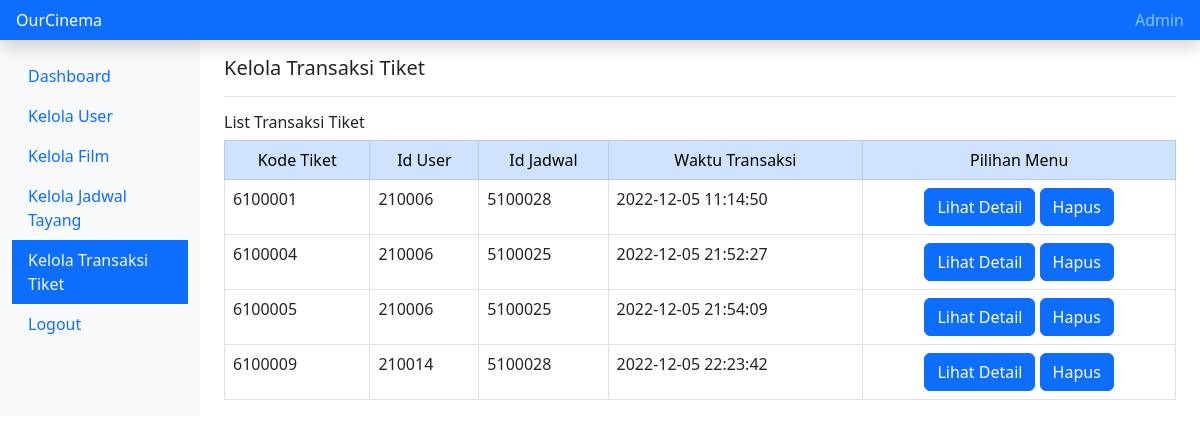
Page /kelola_transaksi_tiket.php (signed in) on the committed database.
### tables this page shows
CREATE TABLE `transaksi_tiket` (
  `kode_tiket` int(11) NOT NULL,
  `id_user` int(11) NOT NULL,
  `id_jadwal` int(11) NOT NULL,
  `waktu_transaksi` datetime NOT NULL DEFAULT current_timestamp()
);

### kelola_transaksi_tiket.php (the view, shortened to what this page needs)
<?php
require "konek.php";
$query="SELECT * FROM transaksi_tiket";
$execute = mysqli_query($mysqli, $query);
?>
<html lang="en">
  <head>
    <link href="https://cdn.jsdelivr.net/npm/bootstrap@5.2.2/dist/css/bootstrap.min.css" rel="stylesheet">
</head>
  <body>
    <header class="navbar navbar-dark sticky-top bg-primary flex-md-nowrap p-0 shadow">
        <a class="navbar-brand col-md-3 col-lg-2 me-0 px-3 fs-6" href="#">OurCinema</a>
        <div class="navbar-nav">
          <div class="nav-item text-nowrap">
            <a class="nav-link px-3" href="#">Admin</a>
          </div>
        </div>
      </header>
      <div class="container-fluid">
        <div class="row">
          <nav id="sidebarMenu" class="col-md-3 col-lg-2 d-md-block bg-light sidebar collapse">
            <div class="position-sticky pt-3 sidebar-sticky">
              <ul class="nav flex-column">
                <li class="nav-item">
                  <a class="nav-link active" aria-current="page" href="home_admin.php">
                    Dashboard
                  </a>
                </li>
                <li class="nav-item">
                  <a class="nav-link" href="kelola_user.php">
                    Kelola User
                  </a>
                </li>
                <li class="nav-item">
                  <a class="nav-link" href="kelola_film.php">
                    Kelola Film
                  </a>
                </li>
                <li class="nav-item">
                  <a class="nav-link" href="kelola_jadwal.php">
                    Kelola Jadwal Tayang
                  </a>
                </li>
                <li class="nav-item">
                  <a class="nav-link bg-primary text-light" href="kelola_transaksi_tiket.php">
                    Kelola Transaksi Tiket
                  </a>
                </li>
                <li class="nav-item">
                  <a class="nav-link" href="logout_admin.php">
                    Logout
                  </a>
                </li>
              </ul>
            </div>
          </nav>
          <main class="col-md-9 ms-sm-auto col-lg-10 px-md-4">
            <div class="d-flex justify-content-between flex-wrap flex-md-nowrap align-items-center pt-3 pb-2 mb-3 border-bottom">
              <h3 class="h5">Kelola Transaksi Tiket</h3>
            </div>
      <h6 class="h6">List Transaksi Tiket</h6>
      <table class="table table-bordered">
				<thead class="table-primary">
				 <td align=center>Kode Tiket</td>
				 <td align=center>Id User</td>
				 <td align=center>Id Jadwal</td>
                 <td align=center>Waktu Transaksi</td>
                 <td align=center>Pilihan Menu</td>
				</thead>
				<?php while($result = mysqli_fetch_assoc($execute)){ ?>
				<tr>
				 <td><?= $result['kode_tiket']?></td>
				 <td><?= $result['id_user']?></td>
				 <td><?= $result['id_jadwal']?></td>
				 <td><?= $result['waktu_transaksi']?></td>
         <td align=center>
         <a href="detail_transaksi.php?KodeTiket=<?= $result['kode_tiket']?>""><button type="button" class="btn btn-primary">Lihat Detail</button></a>
         <a href="deleteTransaksi.php?KodeTiket=<?= $result['kode_tiket']?>"><button type="button" class="btn btn-primary">Hapus</button></a>
				 </td>
				</tr>
				<?php }?>
			</table>
          </main>
        </div>
    </div>
</body>
</html>

### rows in the picture
transaksi_tiket: kode_tiket "6100001", id_user "210006", id_jadwal "5100028", waktu_transaksi "2022-12-05 11:14:50"
transaksi_tiket: kode_tiket "6100004", id_user "210006", id_jadwal "5100025", waktu_transaksi "2022-12-05 21:52:27"
transaksi_tiket: kode_tiket "6100005", id_user "210006", id_jadwal "5100025", waktu_transaksi "2022-12-05 21:54:09"
transaksi_tiket: kode_tiket "6100009", id_user "210014", id_jadwal "5100028", waktu_transaksi "2022-12-05 22:23:42"
